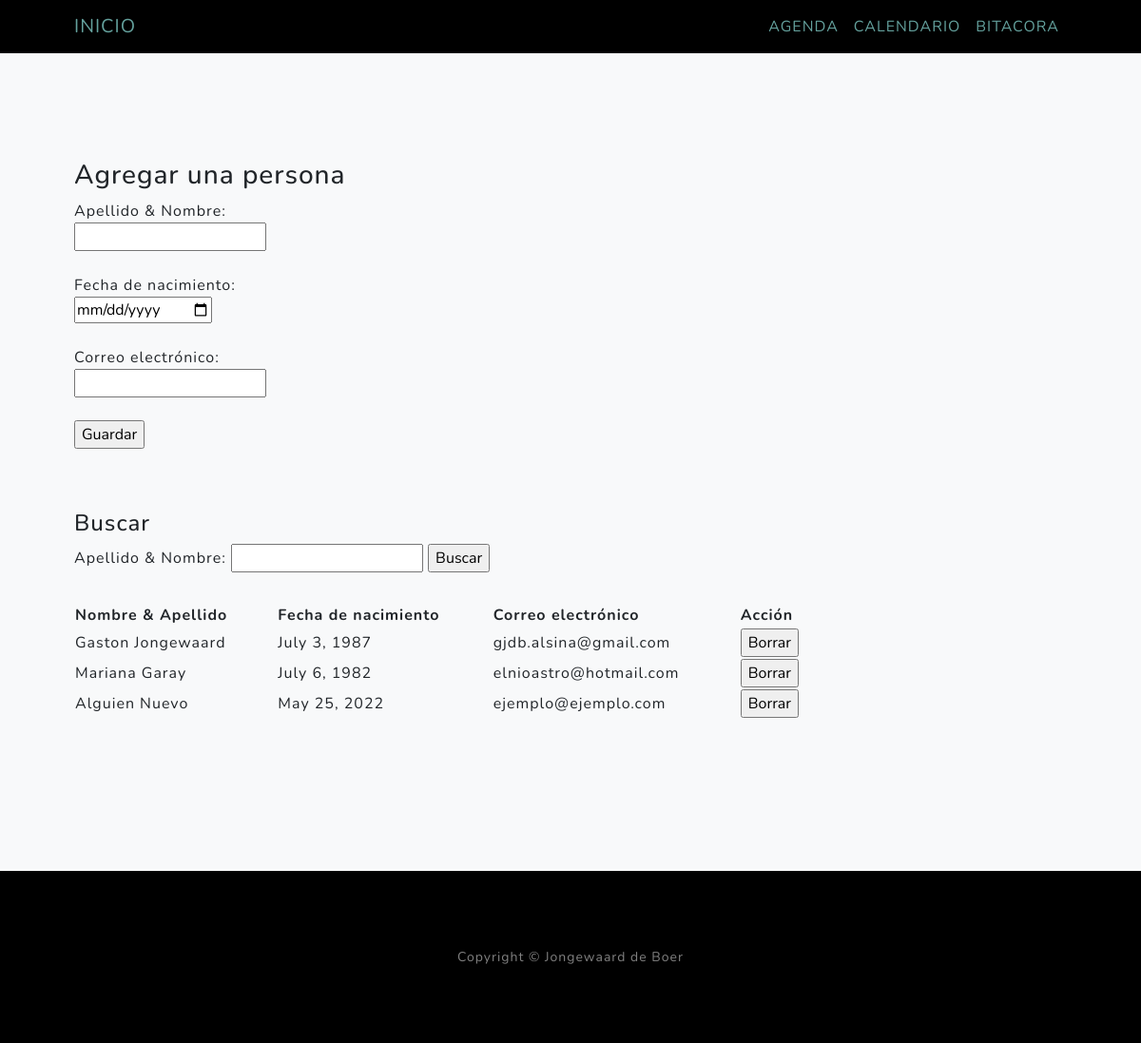
/agenda/, run on an earlier commit of the app's database.
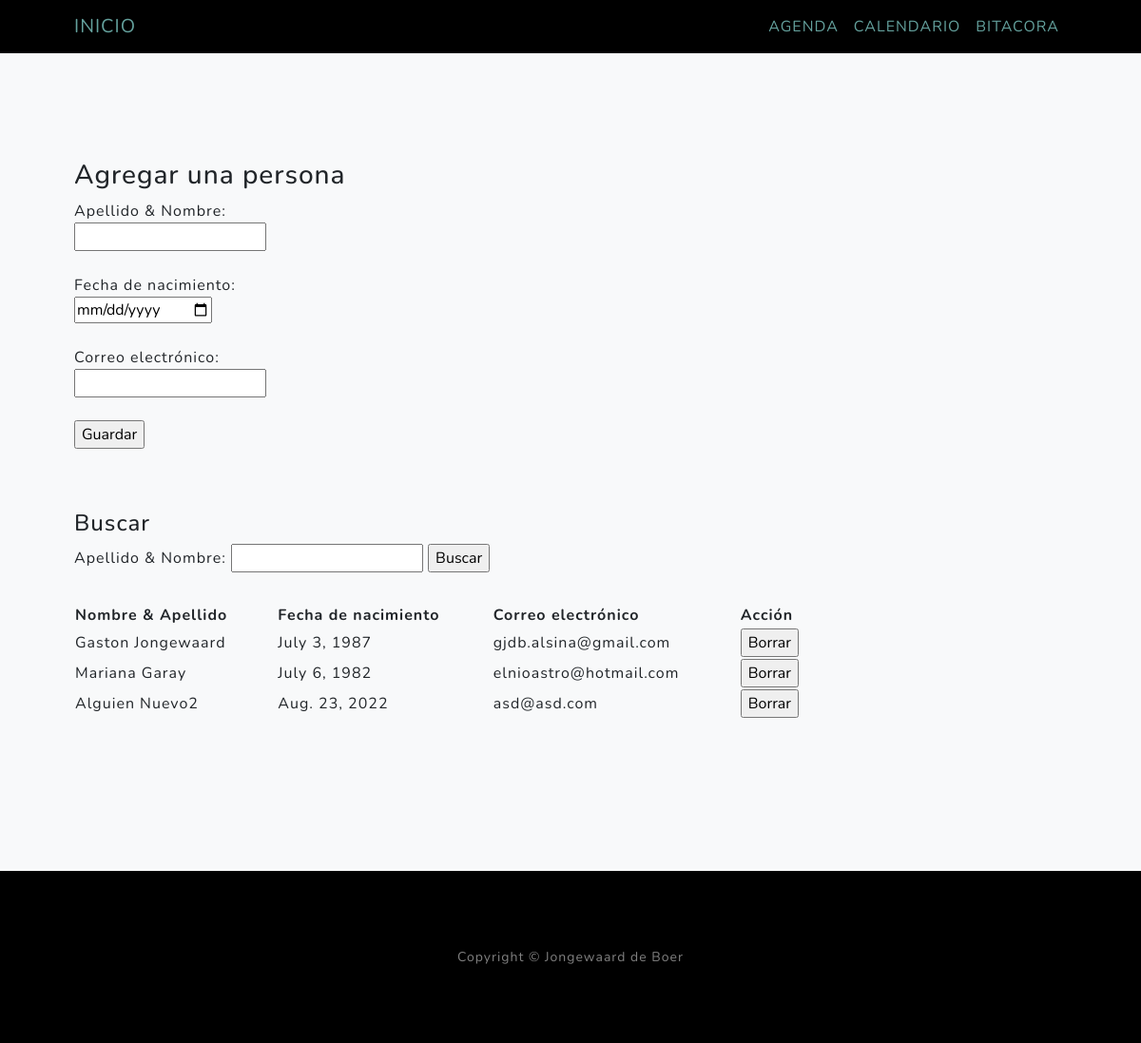
And on a later commit of the database.
### agenda/models.py (models this page shows, shortened)
class agenda(models.Model):
    apynombre = models.CharField(max_length=100, default="default")
    f_nac = models.DateField(default=datetime.datetime.now())
    e_mail = models.EmailField(default="example@example.com")

### agenda/views.py (the view, shortened to what this page needs)
# urls.py: path("agenda/", view_agenda, name="agenda"),
def view_agenda(request):
    consulta_agenda = agenda.objects.all()
    if 'id_borrar' in request.GET:
        agenda.objects.filter(id=int(request.GET['id_borrar'])).delete()
        pass
    if 'buscando' in request.GET:
        consulta_agenda = agenda.objects.filter(apynombre__icontains = request.GET.get('apellido_nombre'))
        pass
    contexto = {"tabla_sql":consulta_agenda}
    return render(request, "agenda/agenda.html", contexto)

### agenda/templates/agenda/agenda.html (shortened to what this page needs)
{% extends 'agenda/base.html'%}
{% block contenido_agenda%}
<nav class="navbar navbar-light bg-light">
    <form action="{% url 'agenda' %}">
        <h3> Agregar una persona </h3>
        <label for="apellido_nombre">Apellido & Nombre:</label><br>
        <input type="text" id="apellido_nombre" name="apellido_nombre" required><br><br>
        <label for="fec_nac">Fecha de nacimiento: </label><br>
        <input type="date" id="fec_nac" name="fec_nac"  required><br><br>
        <label for="e_mail">Correo electrónico:</label><br>
        <input type="email" id="e_mail" name="e_mail" required><br><br>
        <input type="submit" value="Guardar">
    </form>
</nav>
<br>
<br>
<nav class="navbar navbar-light bg-light">
    <form action="{% url 'agenda' %}">
        <h4> Buscar </h4>
        <label for="apellido_nombre">Apellido & Nombre:</label>
        <input type="text" id="apellido_nombre" name="apellido_nombre" required>
        <input type="submit" value="Buscar">
    </form>
</nav>
<br>
  <table style="width:75%" class="center">
  <tr>
      <th>Nombre & Apellido</th>
      <th>Fecha de nacimiento</th>
      <th>Correo electrónico</th>
      <th>Acción</th>
  </tr>
  {% for item in tabla_sql %}
      <tr>
          <form action="{% url 'agenda' %}">
              <td>{{item.apynombre}}</td><td>{{item.f_nac}}</td><td>{{item.e_mail}}</td>
              <td>
                  <input type="submit" value="Borrar">
              </td>
          </form>
      </tr>
  {% endfor %}
  </table>
{% endblock%}

What changed in the data, as far as the page shows it:
removed agenda: apynombre "Alguien Nuevo", f_nac "May 25, 2022", e_mail "ejemplo@ejemplo.com"
added agenda: apynombre "Alguien Nuevo2", f_nac "Aug. 23, 2022", e_mail "asd@asd.com"
